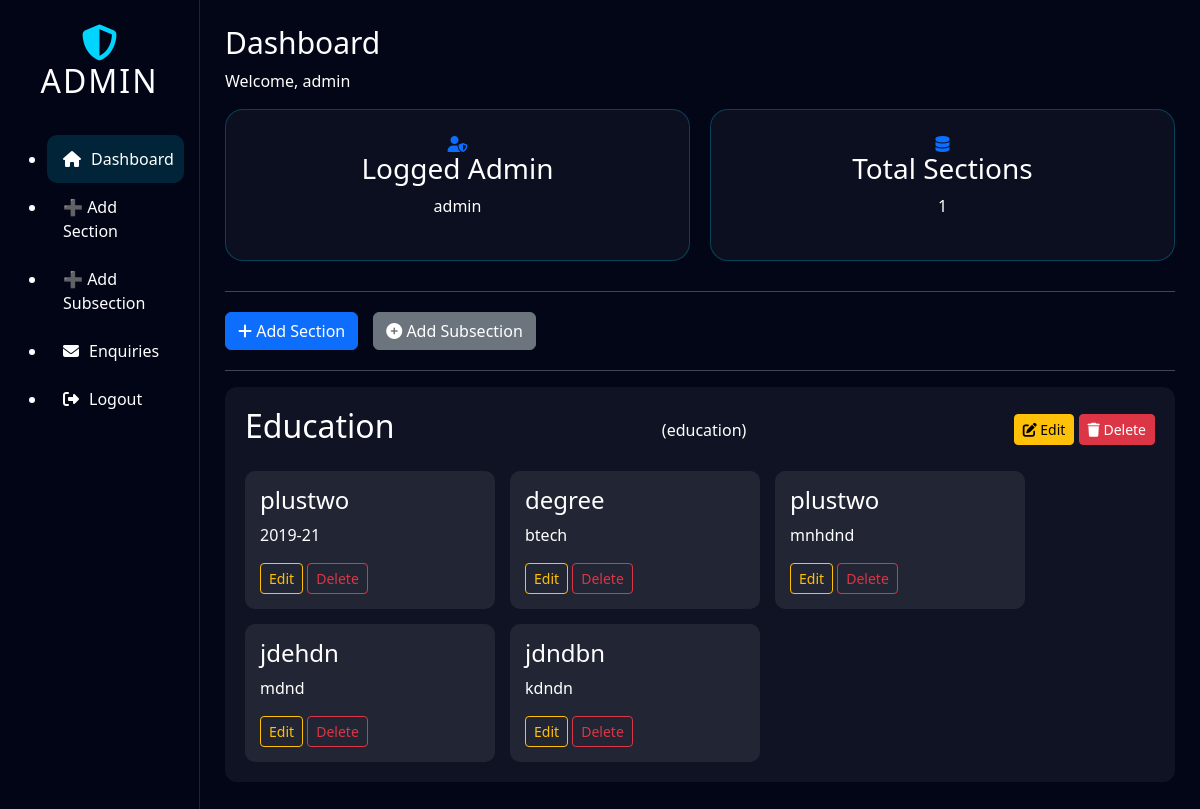
The page /admin/dashboard (signed in) on the database as committed earlier.
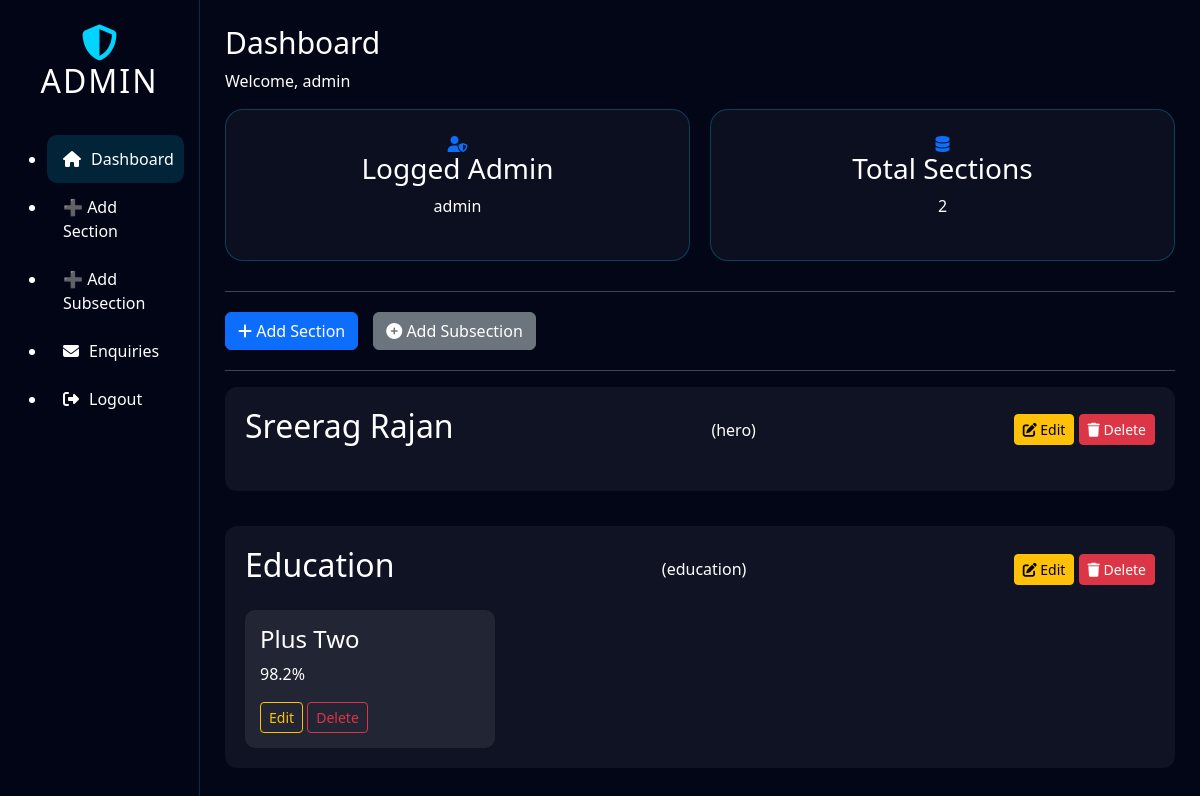
The same page on the database as committed later.
### models.py (models this page shows)
class SectionHead(db.Model):
    __tablename__ = "section_head"
    id = db.Column(db.Integer, primary_key=True)
    section_name = db.Column(db.String(100), unique=True, nullable=False)
    section_title = db.Column(db.String(200), nullable=False)
    section_description = db.Column(db.Text)
    display_order = db.Column(db.Integer, default=0)
    items = db.relationship("SectionBody", backref="section", cascade="all, delete",
                            order_by="SectionBody.item_order")

class SectionBody(db.Model):
    __tablename__ = "section_body"
    id = db.Column(db.Integer, primary_key=True)
    section_id = db.Column(db.Integer, db.ForeignKey("section_head.id"), nullable=False)
    content_key = db.Column(db.String(100), nullable=False)
    content_value = db.Column(db.Text, nullable=False)
    group_id = db.Column(db.Integer, default=0)
    item_order = db.Column(db.Integer, default=0)

### admin/routes.py (the view)
@admin_bp.route('/dashboard')
@login_required
def dashboard():
    sections = SectionHead.query.order_by(SectionHead.display_order.asc()).all()
    return render_template(
        "admin_dashboard.html",
        sections=sections
    )

### admin/routes.py (called while the page is built)
def login_required(f):
    from functools import wraps
    @wraps(f)
    def wrapper(*args, **kwargs):
        if "admin_id" not in session:
            return redirect(url_for("admin.login"))
        return f(*args, **kwargs)
    return wrapper

### templates/admin_dashboard.html
{% extends "admin_layout.html" %}
{% set active = "dashboard" %}
{% set page_title = "Dashboard" %}
{% block content %}
<div class="dashboard-cards">
    <div class="card">
        <i class="fas fa-user-shield text-primary"></i>
        <h3>Logged Admin</h3>
        <p>{{ session['admin_username'] }}</p>
    </div>
    <div class="card">
        <i class="fas fa-database text-primary"></i>
        <h3>Total Sections</h3>
        <p>{{ sections|length }}</p>
    </div>
</div>
<hr>
<div class="action-buttons">
    <a class="btn btn-primary" href="{{ url_for('admin.add_section_head') }}">
        <i class="fas fa-plus"></i> Add Section
    </a>
    <a class="btn btn-secondary" href="{{ url_for('admin.add_subsection') }}">
        <i class="fas fa-plus-circle"></i> Add Subsection
    </a>
</div>
<hr>
{% for section in sections %}
<div class="section-block">
    <div class="section-header">
        <h2>{{ section.section_title }}</h2>
        <span class="section-name">({{ section.section_name }})</span>
        <div class="section-actions">
            <a href="{{ url_for('admin.edit_section', id=section.id) }}"
               class="btn btn-sm btn-warning">
                <i class="fas fa-edit"></i> Edit
            </a>
            <a href="{{ url_for('admin.delete_section', id=section.id) }}"
               class="btn btn-sm btn-danger"
               onclick="return confirm('Delete this section and all its subsections?');">
                <i class="fas fa-trash"></i> Delete
            </a>
        </div>
    </div>
    <div class="subsection-grid">
        {% for item in section.items %}
        <div class="sub-card">
            <h4>{{ item.content_key }}</h4>
            <p>{{ item.content_value }}</p>
            <div class="sub-actions">
                <a href="{{ url_for('admin.edit_subsection', id=item.id) }}"
                   class="btn btn-sm btn-outline-warning">
                    Edit
                </a>
                <a href="{{ url_for('admin.delete_subsection', id=item.id) }}"
                   class="btn btn-sm btn-outline-danger"
                   onclick="return confirm('Delete this subsection?');">
                    Delete
                </a>
            </div>
        </div>
        {% endfor %}
    </div>
</div>
{% endfor %}
{% endblock %}

### templates/admin_layout.html (shortened to what this page needs)
<!DOCTYPE html>
<html lang="en">
<head>
    <link href="https://cdn.jsdelivr.net/npm/bootstrap@5.3.3/dist/css/bootstrap.min.css" rel="stylesheet">
    <link rel="stylesheet" href="{{ url_for('static', filename='css/admin_dashboard.css') }}">
    <link rel="stylesheet" href="{{ url_for('static', filename='css/admin_forms.css') }}">
    <link rel="stylesheet" href="https://cdnjs.cloudflare.com/ajax/libs/font-awesome/6.6.0/css/all.min.css">
</head>
<body class="admin-body">
    <div class="container-fluid min-vh-100">
        <div class="row min-vh-100">
            <aside id="sidebarMenu" class="col-md-3 col-lg-2 sidebar collapse d-md-block">
                <div class="sidebar-header">
                    <i class="fas fa-shield-alt logo-icon"></i>
                    <h2>ADMIN</h2>
                </div>
                <ul class="sidebar-menu">
                    <li>
                        <a href="{{ url_for('admin.dashboard') }}"
                            class="{% if active=='dashboard' %}active{% endif %}">
                            <i class="fas fa-home"></i> Dashboard
                        </a>
                    </li>
                    <li>
                        <a href="{{ url_for('admin.add_section_head') }}">
                            ➕ Add Section
                        </a>
                    </li>
                    <li>
                        <a href="{{ url_for('admin.add_subsection') }}">
                            ➕ Add Subsection
                        </a>
                    </li>
                    <li>
                        <a href="{{ url_for('admin.enquiries') }}">
                            <i class="fas fa-envelope"></i> Enquiries
                        </a>
                    </li>
                    <li>
                        <a href="{{ url_for('admin.logout') }}" class="logout-btn">
                            <i class="fas fa-sign-out-alt"></i> Logout
                        </a>
                    </li>
                </ul>
            </aside>
            <main class="col-md-9 col-lg-10 main-content">
                <header class="admin-header">
                    <h1>{{ page_title }}</h1>
                    <p>Welcome, {{ session['admin_username'] }}</p>
                </header>
                <section class="content-section">
                    {% block content %}{% endblock %}
                </section>
            </main>
        </div>
    </div>
</body>
</html>

### static/css/admin_dashboard.css (style rules this page uses)
* { margin: 0; padding: 0; box-sizing: border-box; }
body.admin-body { background: #020617; color: #ffffff; min-height: 100vh; font-family: 'Segoe UI', Tahoma, Geneva, Verdana, sans-serif; }
.sidebar { background: rgba(2, 6, 23, 0.95); min-height: 100vh; border-right: 1px solid rgba(0, 212, 255, 0.2); padding: 25px 15px; }
.sidebar-header { text-align: center; margin-bottom: 35px; }
.logo-icon { font-size: 36px; color: #00d4ff; }
.sidebar-header h2 { color: #ffffff; letter-spacing: 2px; }
.sidebar-menu a { display: flex; align-items: center; gap: 10px; padding: 12px 16px; color: #ffffff !important; text-decoration: none; border-radius: 10px; transition: 0.3s ease; font-weight: 500; }
.sidebar-menu a:hover, .sidebar-menu a.active { background: rgba(0, 212, 255, 0.15); }
.main-content { padding: 25px; }
.admin-header h1 { font-size: 30px; color: #ffffff !important; }
.admin-header p { color: #ffffff !important; }
.dashboard-cards { display: flex; gap: 20px; margin-bottom: 30px; }
.card { flex: 1; background: rgba(255, 255, 255, 0.04); padding: 26px; border-radius: 18px; border: 1px solid rgba(0, 212, 255, 0.25); text-align: center; transition: 0.3s ease; }
.card p { color: #ffffff !important; }
.action-buttons { display: flex; gap: 15px; margin: 20px 0; }
.action-buttons a { text-decoration: none !important; }
.section-block { background: rgba(255,255,255,0.05); padding: 20px; border-radius: 12px; margin-bottom: 35px; }
.section-header { display: flex; justify-content: space-between; align-items: center; }
.section-header h2 { color: #ffffff; }
.subsection-grid { display: flex; gap: 15px; flex-wrap: wrap; margin-top: 18px; }
.sub-card { width: 250px; padding: 15px; background: rgba(255,255,255,0.08); border-radius: 10px; color: white; }
.sub-actions { margin-top: 10px; }
.dashboard-cards .card p, .dashboard-cards .card h3 { color: #ffffff !important; opacity: 1 !important; }

Rows that differ between the two databases and show on the page:
removed SectionBody: content_key "degree", content_value "btech", shown under SectionHead "Education"
removed SectionBody: content_key "plustwo", content_value "mnhdnd", shown under SectionHead "Education"
removed SectionBody: content_key "jdehdn", content_value "mdnd", shown under SectionHead "Education"
removed SectionBody: content_key "jdndbn", content_value "kdndn", shown under SectionHead "Education"
added SectionHead: section_title "Sreerag Rajan", section_name "hero"
changed SectionBody: content_key "plustwo" → "Plus Two"; content_value "2019-21" → "98.2%"
Other text that changed with them:
{{ sections|length }}: "1" → "2"
